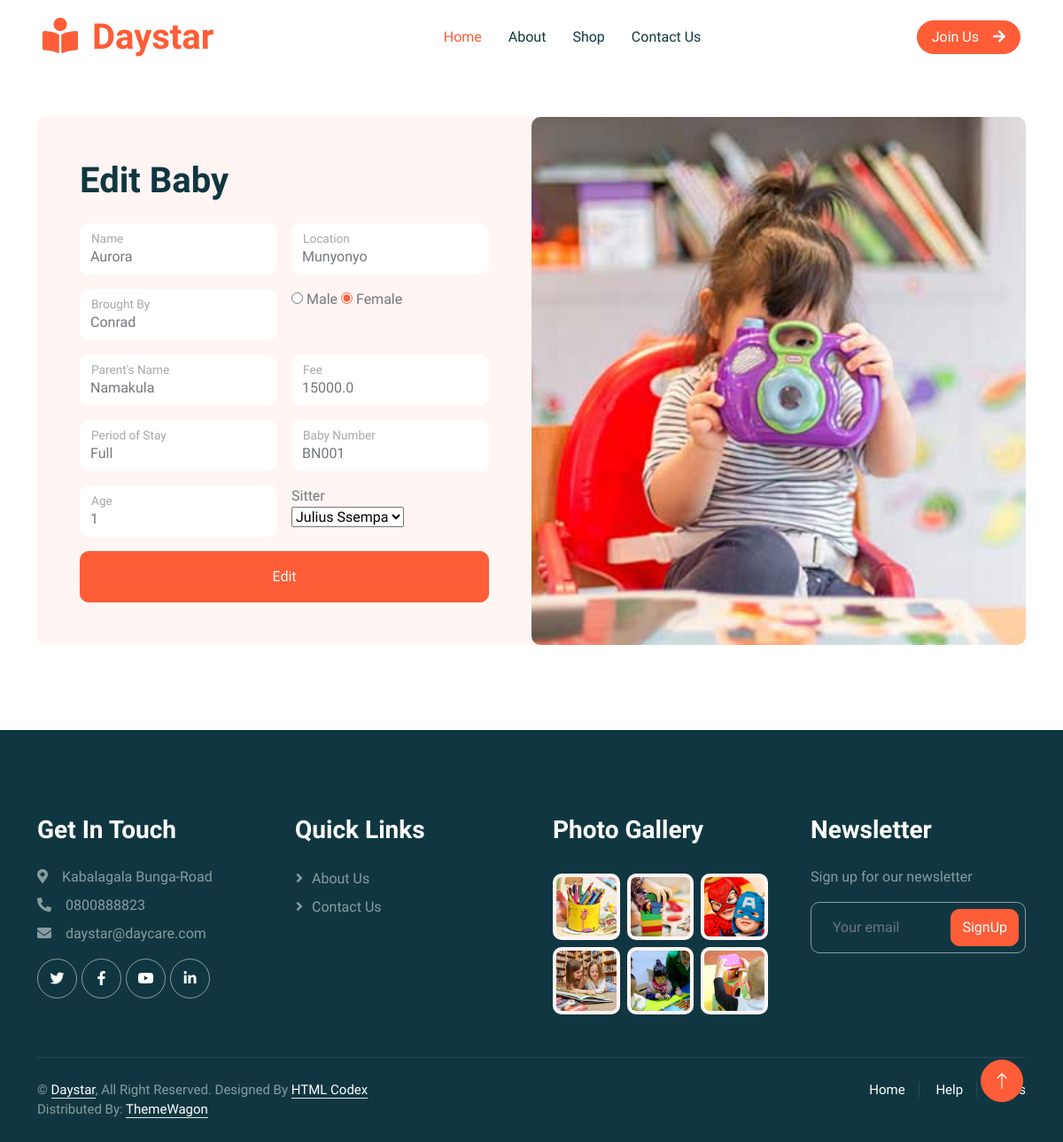
Page /edit/2 on the committed database.
### pages/models.py (models this page shows)
class Babie(models.Model):
    name = models.CharField(max_length=100)
    location = models.CharField(max_length=100)
    brought_by = models.CharField(max_length=100)
    gender = models.CharField(max_length=6)
    parent_name = models.CharField(max_length=100)
    fee = models.FloatField()
    period_of_stay = models.CharField(max_length=100)
    baby_number = models.CharField(max_length=10)
    age = models.IntegerField()
    sitter = models.CharField(max_length=100)#should attempt to make it foriegn key later

### pages/views.py (the view, shortened to what this page needs)
# urls.py: path('edit/<int:baby_id>', edit, name='edit'),
def edit(request, baby_id):
    bae = Babie.objects.get(id=baby_id)
    avail = Sitter.objects.filter(on_duty=True)
    return render(request,'editbaby.html', {"bae": bae, "avail":avail})

### pages/templates/editbaby.html (shortened to what this page needs)
{% extends "base.html" %}
{% block content %}
{% load static %}
    <div class="container-xxl py-5">
        <div class="container">
            <div class="bg-light rounded">
                <div class="row g-0">
                    <div class="col-lg-6 wow fadeIn" data-wow-delay="0.1s">
                        <div class="h-100 d-flex flex-column justify-content-center p-5">
                            <h1 class="mb-4">Edit Baby</h1>
                            <form method='POST' action={% url "edit" bae.id %}>
                                <div class="row g-3">
                                    <div class="col-sm-6">
                                        <div class="form-floating">
                                            <input type="text" class="form-control border-0" id="name" name="name" value={{bae.name}}>
                                            <label for="name">Name</label>
                                        </div>
                                    </div>
                                    <div class="col-sm-6">
                                        <div class="form-floating">
                                            <input type="text" class="form-control border-0" id="location" name="location"placeholder="Location" value={{bae.location}}>
                                            <label for="location">Location</label>
                                        </div>
                                    </div>
                                    <div class="col-sm-6">
                                        <div class="form-floating">
                                            <input type="text" class="form-control border-0" id="brought" name="brought" placeholder="Brought By" value={{bae.brought_by}}>
                                            <label for="brought">Brought By</label>
                                        </div>
                                    </div>
                                    {% if bae.gender == "Male" %}
                                        <div class="col-sm-6">
                                            <div class="">
                                                <input type="radio" style="accent-color: #FE5D37" class="" id="male" name="gender"value="Male" checked=checked>
                                                <label for="male">Male</label>
                                                <input type="radio" style="accent-color: #FE5D37"class="" id="female" name="gender"value="Female">
                                                <label for="female">Female</label>
                                            </div>
                                        </div>
                                    {% else %}
                                        <div class="col-sm-6">
                                            <div class="">
                                                <input type="radio" style="accent-color: #FE5D37" class="" id="male" name="gender"value="Male">
                                                <label for="male">Male</label>
                                                <input type="radio" style="accent-color: #FE5D37"class="" id="female" name="gender"value="Female" checked=checked>
                                                <label for="female">Female</label>
                                            </div>
                                        </div>
                                    {% endif %}
                                    <div class="col-sm-6">
                                        <div class="form-floating">
                                            <input type="text" class="form-control border-0" id="parent" name="parent" placeholder="Parent's Name" value={{bae.parent_name}}>
                                            <label for="parent">Parent's Name</label>
                                        </div>
                                    </div>
                                    <div class="col-sm-6">
                                        <div class="form-floating">
                                            <input type="text" class="form-control border-0" id="fee" name="fee" placeholder="Fee" value={{bae.fee}}>
                                            <label for="fee">Fee</label>
                                        </div>
                                    </div>
                                    <div class="col-sm-6">
                                        <div class="form-floating">
                                            <input type="text" class="form-control border-0" id="period" name="period" placeholder="Period of Stay" value={{bae.period_of_stay}}>
                                            <label for="period">Period of Stay</label>
                                        </div>
                                    </div>
                                    <div class="col-sm-6">
                                        <div class="form-floating">
                                            <input type="text" class="form-control border-0" id="bin" name="bin" placeholder="Baby Number" value={{bae.baby_number}}>
                                            <label for="bin">Baby Number</label>
                                        </div>
                                    </div>
                                    <div class="col-sm-6">
                                        <div class="form-floating">
                                            <input type="text" class="form-control border-0" id="age" name="age"placeholder="Age" value={{bae.age}}>
                                            <label for="dob">Age</label>
                                        </div>
                                    </div>
                                    <div class="col-sm-6">
                                        <div class="form-floating">
                                            <div class="col-sm-3">
                                                <label for="sitter">Sitter</label>
                                            </div>
                                            <div class="col-sm-3">
                                                <select name="sitter" id="sitter"><br>
                                                    {% for sitter in avail %}
                                                        {% if sitter.name == bae.sitter %}
                                                            <option value={{sitter.name}} selected>{{sitter.name}}</option>
                                                        {% else %}
                                                            <option value={{sitter.name}}>{{sitter.name}}</option>
                                                        {% endif %}
                                                    {% endfor %}
                                                </select>
                                            </div>
                                        </div>
                                    </div>
                                    <div class="col-12">
                                        <button class="btn btn-primary w-100 py-3" type="submit">Edit</button>
                                    </div>
                                </div>
                            </form>
                        </div>
                    </div>
                    <div class="col-lg-6 wow fadeIn" data-wow-delay="0.5s" style="min-height: 400px;">
                        <div class="position-relative h-100">
                            <img class="position-absolute w-100 h-100 rounded" src="{% static 'img/about-3.jpg' %}" style="object-fit: cover;">
                        </div>
                    </div>
                </div>
            </div>
        </div>
    </div>
{% endblock %}

### pages/static/css/style.css (style rules this page uses)
:root { --primary: #FE5D37; --light: #FFF5F3; --dark: #103741; }
.btn { font-weight: 500; transition: .5s; }
.btn.btn-primary { color: #FFFFFF; }
h1, h2, h3, h4, .h1, .h2, .h3, .h4, .display-1, .display-2, .display-3, .display-4, .display-5, .display-6 { font-family: 'Lobster Two', cursive; font-weight: 700; }

### rows in the picture
Babie: name "Aurora", location "Munyonyo", brought "Conrad", fee "15000.0", bin "BN001", age "1"

### other values in the picture
form field sitter "Julius Ssempa"
